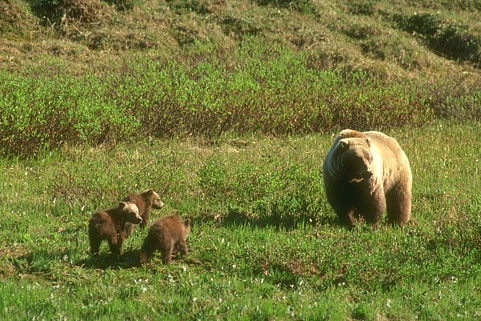
#> input picture Imagens/animals.jpg, 481 x 321 px
$ python Q6a.py   (Python 2 division)
#> lines starting #> are read from the running program, lines starting #| are printed output that depends on the picture; after the words box and inside, x2 and y2 are one past the last pixel; in counts of white or black regions, pixels touching at a corner belong together
#!/usr/bin/env python
# -*- coding: utf-8 -*-
'''
Created on 5 de out de 2015

@author: Anderson Santos
'''
import cv2
import numpy as np
import math
from matplotlib import pyplot as plt
from numpy import str_
from scipy.stats.stats import kurtosis, skew
'''
                        Parametros (Limiar)

                    pyramid: 500 | 100
                    flowers: 400 | 200
                    animals: 450 | 200
                    bear:    500 | 200

                                                            '''
name = 'animals' # pyramid | flowers | animals | bear
img = cv2.imread('../Imagens/' + name + '.jpg',0)
#> img: shape (321, 481); min 19, max 255, mean 112.5

limiar = 200

bit1 = np.mod(img,2) #LSB
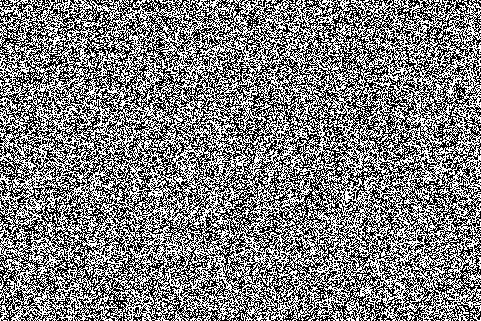
#> bit1: shape (321, 481); values 0 (black) and 1 (white), 50% white in thin lines or dots
bit2 = np.mod(np.floor(np.divide(img,2.)),2)
#> bit2: shape (321, 481) float64; values 0 (black) and 1 (white), 50% white; black in thin lines or dots
bit3 = np.mod(np.floor(np.divide(img,4.)),2)
#> bit3: shape (321, 481) float64; values 0 (black) and 1 (white), 49.9% white in thin lines or dots
bit4 = np.mod(np.floor(np.divide(img,8.)),2)
#> bit4: shape (321, 481) float64; values 0 (black) and 1 (white), 50.1% white; black in thin lines or dots
bit5 = np.mod(np.floor(np.divide(img,16.)),2)
#> bit5: shape (321, 481) float64; values 0 (black) and 1 (white), 49.7% white in thin lines or dots
bit6 = np.mod(np.floor(np.divide(img,32.)),2)
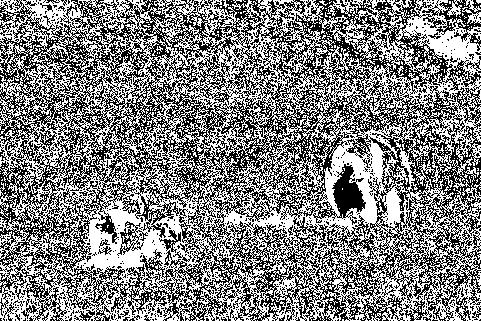
#> bit6: shape (321, 481) float64; values 0 (black) and 1 (white), 51.2% white; black in thin lines or dots
bit7 = np.mod(np.floor(np.divide(img,64.)),2)
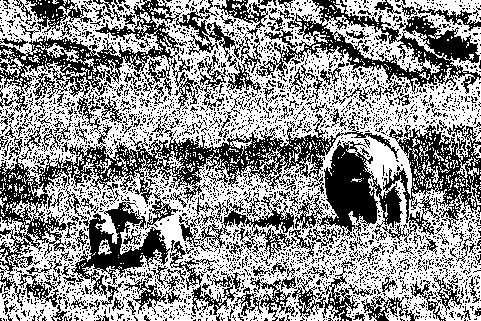
#> bit7: shape (321, 481) float64; values 0 (black) and 1 (white), 57.4% white; black in thin lines or dots
bit8 = np.mod(np.floor(np.divide(img,128.)),2) #MSB
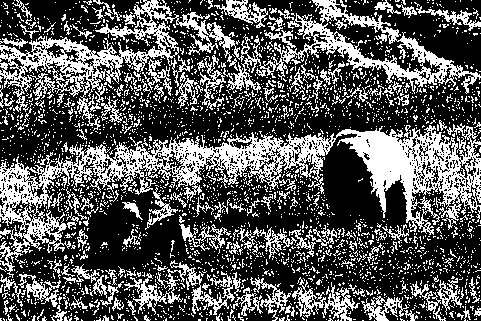
#> bit8: shape (321, 481) float64; values 0 (black) and 1 (white), 34.3% white in thin lines or dots

imReconstrucao8 = 2*(2*(2*(2*(2*(2*(2*bit8+bit7)+bit6)+bit5)+bit4)+bit3)+bit2)+bit1;
imReconstrucao7 = 2*(2*(2*(2*(2*(2*bit8+bit7)+bit6)+bit5)+bit4)+bit3)+bit2;
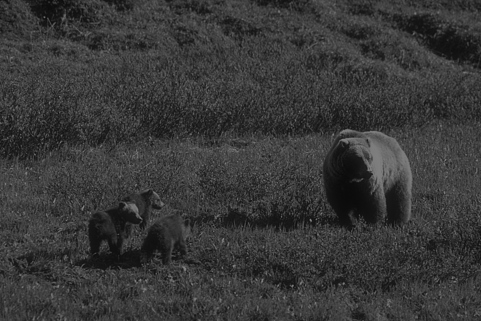
#> imReconstrucao7: shape (321, 481) float64; min 9, max 127, mean 56
imReconstrucao6 = 2*(2*(2*(2*(2*bit8+bit7)+bit6)+bit5)+bit4)+bit3;
imReconstrucao5 = 2*(2*(2*(2*bit8+bit7)+bit6)+bit5)+bit4;
imReconstrucao4 = 2*(2*(2*bit8+bit7)+bit6)+bit5;
imReconstrucao3 = 2*(2*bit8+bit7)+bit6;
imReconstrucao2 = 2*bit8+bit7;
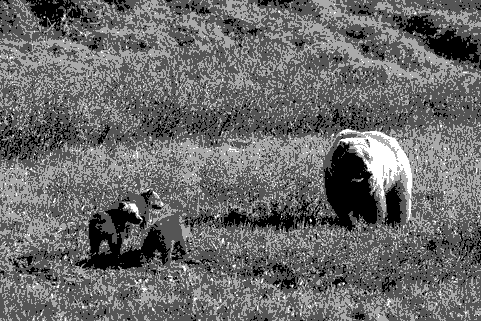
#> imReconstrucao2: shape (321, 481) float64; min 0, max 3, mean 1.26; drawn with min black and max white
imReconstrucao1 = bit8;

'''
plt.subplot(248),plt.imshow(imReconstrucao1,cmap = 'gray')
plt.title('1 Mapa'), plt.xticks([]), plt.yticks([])

plt.subplot(247),plt.imshow(imReconstrucao2,cmap = 'gray')
plt.title('2 Mapas'), plt.xticks([]), plt.yticks([])

plt.subplot(246),plt.imshow(imReconstrucao3,cmap = 'gray')
plt.title('3 Mapas'), plt.xticks([]), plt.yticks([])

plt.subplot(245),plt.imshow(imReconstrucao4,cmap = 'gray')
plt.title('4 Mapas'), plt.xticks([]), plt.yticks([])

plt.subplot(244),plt.imshow(imReconstrucao5,cmap = 'gray')
plt.title('5 Mapas'), plt.xticks([]), plt.yticks([])

plt.subplot(243),plt.imshow(imReconstrucao6,cmap = 'gray')
plt.title('6 Mapas'), plt.xticks([]), plt.yticks([])

plt.subplot(242),plt.imshow(imReconstrucao7,cmap = 'gray')
plt.title('7 Mapas'), plt.xticks([]), plt.yticks([])

plt.subplot(241),plt.imshow(imReconstrucao8,cmap = 'gray')
plt.title('8 Mapas'), plt.xticks([]), plt.yticks([])

plt.show()

plt.subplot(331),plt.imshow(img,cmap = 'gray')
plt.title('Original Image'), plt.xticks([]), plt.yticks([])

plt.subplot(332),plt.imshow(bit1,cmap = 'gray')
plt.title('Map Bit 1'), plt.xticks([]), plt.yticks([])

plt.subplot(333),plt.imshow(bit2,cmap = 'gray')
plt.title('Map Bit 2'), plt.xticks([]), plt.yticks([])

plt.subplot(334),plt.imshow(bit3,cmap = 'gray')
plt.title('Map Bit 3'), plt.xticks([]), plt.yticks([])

plt.subplot(335),plt.imshow(bit4,cmap = 'gray')
plt.title('Map Bit 4'), plt.xticks([]), plt.yticks([])

plt.subplot(336),plt.imshow(bit5,cmap = 'gray')
plt.title('Map Bit 5'), plt.xticks([]), plt.yticks([])

plt.subplot(337),plt.imshow(bit6,cmap = 'gray')
plt.title('Map Bit 6'), plt.xticks([]), plt.yticks([])

plt.subplot(338),plt.imshow(bit7,cmap = 'gray')
plt.title('Map Bit 7'), plt.xticks([]), plt.yticks([])

plt.subplot(339),plt.imshow(bit8,cmap = 'gray')
plt.title('Map Bit 8'), plt.xticks([]), plt.yticks([])

plt.show()
'''

medias = []
variancias = []
curtoses = []
assimetrias = []

for i in range(int(imReconstrucao3.max()+1)):
    #indices = imReconstrucao3==i
    indices = np.equal(imReconstrucao3,i)
    #plt.imshow(indices,cmap = 'gray')
    imAux = np.multiply(img,indices)
    if(imAux.max()):
        #plt.imshow(imAux,cmap = 'gray')
        #plt.title('Intensidade: ' + str_(i)), plt.xticks([]), plt.yticks([])
        #plt.show()
        medias.append(np.mean(imAux))
        variancias.append(np.var(imAux))
        curtoses.append(np.mean(kurtosis(imAux)))
        assimetrias.append(np.mean(skew(imAux)))
    else:
        medias.append(0)
        variancias.append(0)
        curtoses.append(0)
        assimetrias.append(0)
        print 'A imagem não possui nenhuma intensidade ' + str_(i)
#> this loop made 8 passes
#> pass 2, `imAux = np.multiply(img,indices)`:
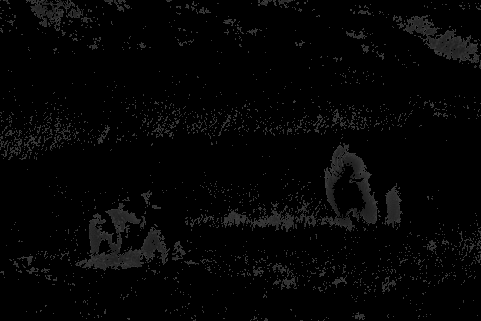
#> imAux: shape (321, 481); min 0, max 63, mean 4.7
#> after the loop, assimetrias = [nan, 3.19, 1.57, 0.65, 1.09, 4.03, nan, nan]; curtoses = [nan, 9.42, 0.618, -1.49, -0.715, 14.95, nan, nan]; medias = [0.193, 4.69, 16.38, 39.83, 37.76, 9.58, 2.36, 1.67]; variancias = [5.22, 217.9, 1083.8, 2917.8, 3909.2, 1546.5, 479.2, 398]


niveis = []
#plt.imshow(imReconstrucao3,cmap = 'gray')
#plt.show()
for i in range(len(medias)):
    for j in range(len(medias)):
        if(i<>j):
            distancia = math.sqrt( np.power((medias[i]-medias[j]),2) + np.power((variancias[i]-variancias[j]),2) + np.power((curtoses[i]-curtoses[j]),2) + np.power((assimetrias[i]-assimetrias[j]),2))
            if distancia < limiar:
                if not(i in niveis):
                    niveis.append(i)
#> after the loop, niveis = []

#Segmentacao Final :D
output = np.multiply(imReconstrucao3,0)
#> output: shape (321, 481) float64; every value is 0
output2 = np.multiply(imReconstrucao3,0)
for i in range(1,len(niveis)):
    indices = np.equal(imReconstrucao3,niveis[i])
    #output[indices] = np.add(output[indices],imReconstrucao3[indices])
    output2[indices] = np.add(output2[indices],np.divide(imReconstrucao3[indices],niveis[i]))
#> this loop made 0 passes

output = np.multiply(imReconstrucao3,output2)

plt.subplot(131),plt.imshow(img,cmap = 'gray')
plt.title('Tons de Cinza'), plt.xticks([]), plt.yticks([])
plt.subplot(132),plt.imshow(imReconstrucao3,cmap = 'gray')
plt.title('Reconstrucao'), plt.xticks([]), plt.yticks([])
plt.subplot(133),plt.imshow(output2,cmap = 'gray')
plt.title('Segmentacao'), plt.xticks([]), plt.yticks([])
plt.show()

$ run again, with Imagens/bear.jpg copied over Imagens/animals.jpg
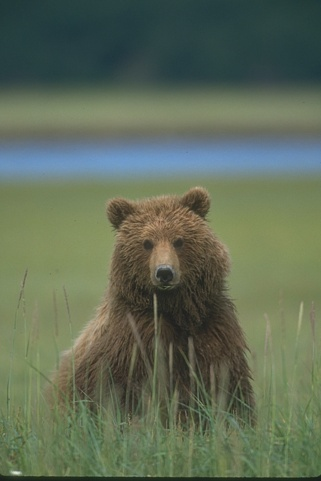
#> input picture Imagens/bear.jpg, 321 x 481 px
#> `bit1 = np.mod(img,2)`:
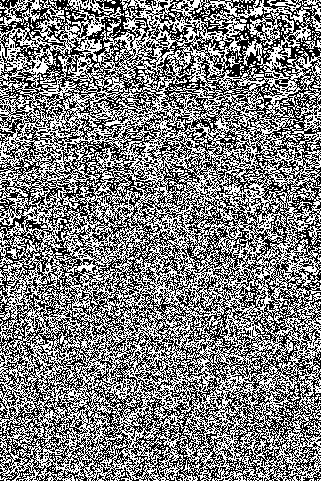
#> bit1: shape (481, 321); values 0 (black) and 1 (white), 50% white; black in thin lines or dots
#> bit2: shape (481, 321) float64; values 0 (black) and 1 (white), 50.7% white; black in thin lines or dots
#> bit3: shape (481, 321) float64; values 0 (black) and 1 (white), 49.8% white; 688 white regions (651 under 20 px), largest, box (x1, y1, x2, y2) and area: (0, 171, 321, 481) 47449, (0, 80, 321, 143) 7286, (0, 0, 155, 75) 5913
#> bit4: shape (481, 321) float64; values 0 (black) and 1 (white), 49.9% white; 659 white regions (628 under 20 px), largest, box (x1, y1, x2, y2) and area: (0, 171, 321, 481) 42775, (0, 0, 321, 83) 15526, (0, 152, 321, 178) 4070
#> bit5: shape (481, 321) float64; values 0 (black) and 1 (white), 50.9% white; 464 black regions (430 under 20 px), largest, box (x1, y1, x2, y2) and area: (0, 148, 321, 481) 60795, (0, 104, 301, 125) 4318, (0, 59, 321, 91) 2859
#> bit6: shape (481, 321) float64; values 0 (black) and 1 (white), 58.1% white; 648 black regions (605 under 20 px), largest, box (x1, y1, x2, y2) and area: (0, 148, 321, 437) 51397, (0, 59, 321, 96) 4765, (0, 104, 301, 125) 4318
#> bit7: shape (481, 321) float64; values 0 (black) and 1 (white), 47.4% white; 244 white regions (232 under 20 px), largest, box (x1, y1, x2, y2) and area: (0, 171, 321, 478) 46728, (0, 59, 321, 155) 18789, (0, 177, 192, 241) 4161
#> bit8: shape (481, 321) float64; values 0 (black) and 1 (white), 29.3% white; 317 white regions (298 under 20 px), largest, box (x1, y1, x2, y2) and area: (0, 148, 321, 422) 38946, (0, 104, 301, 125) 4318, (150, 241, 173, 270) 406
#> after the loop `for i in range(int(imReconstrucao3.max()+1)):`: assimetrias = [nan, 1.38, 3.08, 0.703, 1.07, nan, nan, nan]; curtoses = [nan, 0.171, 10.61, -1.34, -0.309, nan, nan, nan]; medias = [0.0126, 12.69, 10.19, 39.69, 39.07, 0.338, 0.0149, 0.00146]; variancias = [0.386, 538.1, 718, 3011.8, 3733, 56.17, 3.12, 0.328]
#> the loop `for i in range(len(medias)):` made 8 passes
#> after the loop `for i in range(len(medias)):`: niveis = [1, 2]
#> the loop `for i in range(1,len(niveis)):` made 1 pass
#> after the loop `for i in range(1,len(niveis)):`:
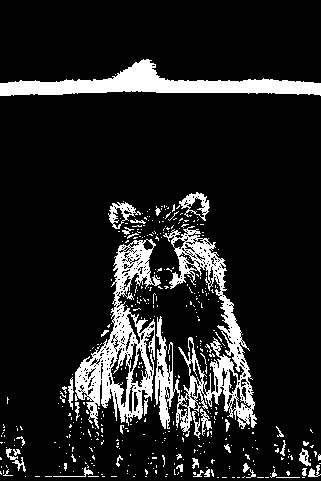
#> output2: shape (481, 321) float64; values 0 (black) and 1 (white), 12.8% white; 432 white regions (394 under 20 px), largest, box (x1, y1, x2, y2) and area: (155, 226, 257, 437) 5952, (75, 239, 161, 429) 5523, (0, 59, 321, 96) 4765

$ run again, with Imagens/flowers.jpg copied over Imagens/animals.jpg
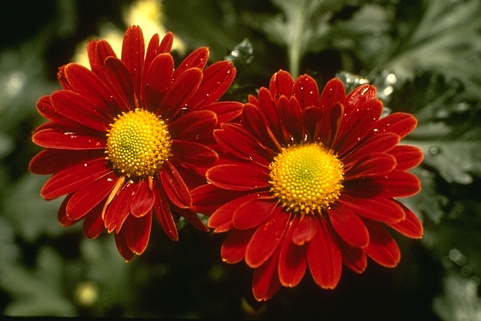
#> input picture Imagens/flowers.jpg, 481 x 321 px
#> `bit1 = np.mod(img,2)`:
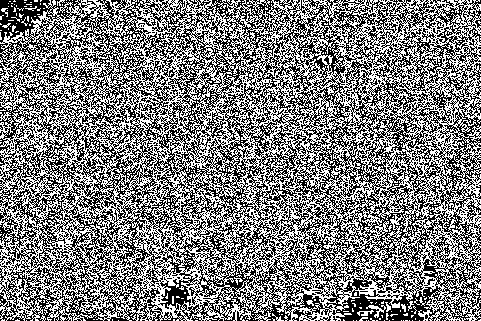
#> bit1: shape (321, 481); values 0 (black) and 1 (white), 49.6% white in thin lines or dots
#> bit2: shape (321, 481) float64; values 0 (black) and 1 (white), 48.4% white in thin lines or dots
#> bit3: shape (321, 481) float64; values 0 (black) and 1 (white), 52.5% white; black in thin lines or dots
#> bit4: shape (321, 481) float64; values 0 (black) and 1 (white), 50.5% white; 638 black regions (619 under 20 px), largest, box (x1, y1, x2, y2) and area: (0, 0, 481, 320) 72182, (430, 247, 481, 321) 1541, (177, 294, 234, 319) 439
#> bit5: shape (321, 481) float64; values 0 (black) and 1 (white), 49.3% white; 714 white regions (667 under 20 px), largest, box (x1, y1, x2, y2) and area: (0, 0, 481, 321) 68973, (15, 231, 84, 270) 790, (0, 108, 58, 157) 488
#> bit6: shape (321, 481) float64; values 0 (black) and 1 (white), 53.4% white; 833 black regions (750 under 20 px), largest, box (x1, y1, x2, y2) and area: (0, 188, 450, 321) 25081, (204, 0, 481, 164) 9734, (0, 0, 214, 90) 7262
#> bit7: shape (321, 481) float64; values 0 (black) and 1 (white), 26.4% white; 539 white regions (468 under 20 px), largest, box (x1, y1, x2, y2) and area: (323, 0, 481, 244) 12989, (57, 0, 214, 93) 3728, (0, 218, 72, 316) 3307
#> bit8: shape (321, 481) float64; values 0 (black) and 1 (white), 7.4% white; 214 white regions (187 under 20 px), largest, box (x1, y1, x2, y2) and area: (269, 143, 344, 209) 3095, (106, 108, 171, 167) 2234, (126, 0, 167, 60) 1132
#> after the loop `for i in range(int(imReconstrucao3.max()+1)):`:
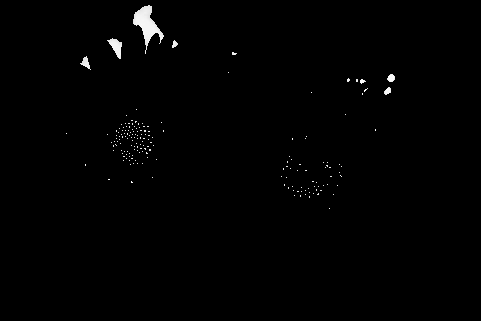
#> imAux: shape (321, 481); min 0, max 255, mean 1.8
#> after the loop `for i in range(int(imReconstrucao3.max()+1)):`: assimetrias = [1.61, 0.541, 2.14, nan, nan, nan, nan, nan]; curtoses = [1.46, -1.05, 3.58, nan, nan, nan, nan, nan]; medias = [4.98, 19.67, 13.13, 8.49, 4.42, 4.14, 2.24, 1.84]; variancias = [82.37, 555.5, 871.4, 858.3, 607.2, 712.1, 451.7, 434.5]
#> the loop `for i in range(len(medias)):` made 8 passes
#> after the loop `for i in range(len(medias)):`: niveis = []
#> output: shape (321, 481) float64; every value is 0
